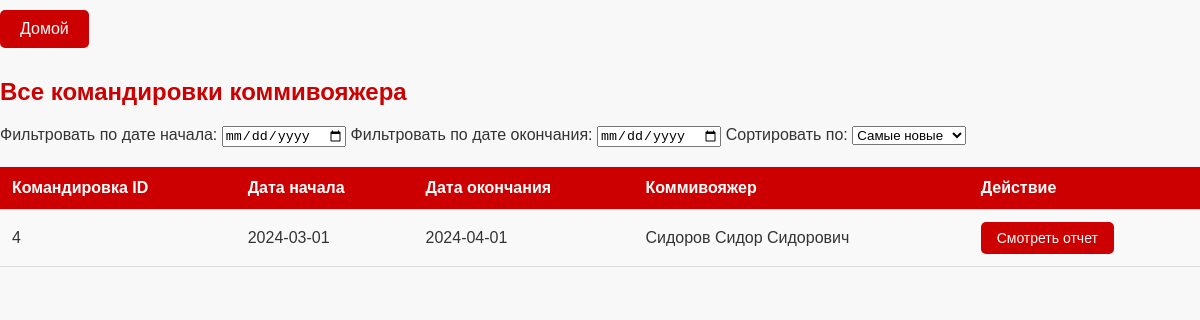
The page /project_salesmen/php/all_reports.php?commissioner_id=3 (signed in) on the database its author committed.
### tables this page shows
CREATE TABLE IF NOT EXISTS business_trips (
    id INT AUTO_INCREMENT PRIMARY KEY,
    commissioner_id INT NOT NULL,
    start_date DATE NOT NULL,
    end_date DATE NOT NULL,
    FOREIGN KEY (commissioner_id) REFERENCES commissioners(id)
);

CREATE TABLE IF NOT EXISTS commissioners (
    id INT AUTO_INCREMENT PRIMARY KEY,
    full_name VARCHAR(255) NOT NULL,
    address VARCHAR(255),
    phone VARCHAR(15) NOT NULL
);

### project_salesmen/php/get_commissioner_data.php (called while the page is built, shortened)
<?php
$commissioner_id = $_GET['commissioner_id'] ?? null;

### project_salesmen/php/all_reports.php (the view, shortened to what this page needs)
<?php
$commissioner_id = isset($_GET['commissioner_id']) ? (int)$_GET['commissioner_id'] : 0;
if ($commissioner_id > 0) {
    require_once 'connection.php';
    $stmt = $pdo->prepare("SELECT bt.id, bt.start_date, bt.end_date, c.full_name FROM business_trips bt JOIN commissioners c ON bt.commissioner_id = c.id WHERE bt.commissioner_id = :commissioner_id");
    $stmt->execute(['commissioner_id' => $commissioner_id]);
    $trips = $stmt->fetchAll(PDO::FETCH_ASSOC);
}
?>
<?php
require_once 'get_commissioner_data.php';
?>
<!DOCTYPE html>
<html lang="ru">
<head>
    <link rel="stylesheet" href="../css/commissioner_style.css">
</head>
<body>
    <a href="full_commissioner.php?commissioner_id=<?php echo $commissioner_id; ?>" class="home-button">Домой</a>
    <h2>Все командировки коммивояжера</h2>
    <div class="filter-sort">
        <label for="start-date-filter">Фильтровать по дате начала:</label>
        <input type="date" id="start-date-filter" name="start-date-filter" onchange="filterTable()">
        <label for="end-date-filter">Фильтровать по дате окончания:</label>
        <input type="date" id="end-date-filter" name="end-date-filter" onchange="filterTable()">
        <label for="sort-by">Сортировать по:</label>
        <select id="sort-by" onchange="sortTable()">
            <option value="start_date_desc">Самые новые</option>
        </select>
    </div>
    <table>
        <thead>
            <tr>
                <th>Командировка ID</th>
                <th>Дата начала</th>
                <th>Дата окончания</th>
                <th>Коммивояжер</th>
                <th>Действие</th>
            </tr>
        </thead>
        <tbody>
            <?php foreach ($trips as $trip): ?>
                <tr>
                    <td><?php echo htmlspecialchars($trip['id']); ?></td>
                    <td><?php echo htmlspecialchars($trip['start_date']); ?></td>
                    <td><?php echo htmlspecialchars($trip['end_date']); ?></td>
                    <td><?php echo htmlspecialchars($trip['full_name']); ?></td>
                    <td><button onclick="openReportModal(<?php echo $trip['id']; ?>)">Смотреть отчет</button></td>
                </tr>
            <?php endforeach; ?>
        </tbody>
    </table>
</body>
</html>

### project_salesmen/css/commissioner_style.css (style rules this page uses)
body { font-family: Arial, sans-serif; background-color: #f8f8f8; color: #333; margin: 0; padding: 0; }
a { color: #cc0000; text-decoration: none; }
h2, h3 { color: #cc0000; font-size: 24px; margin-bottom: 20px; }
.home-button { display: inline-block; padding: 10px 20px; background-color: #cc0000; color: white; text-align: center; border-radius: 5px; margin: 10px 0; font-size: 16px; }
table { width: 100%; border-collapse: collapse; margin-top: 20px; }
th, td { padding: 12px; text-align: left; border-bottom: 1px solid #ddd; }
th { background-color: #cc0000; color: white; }
td { background-color: #f9f9f9; }
button { padding: 8px 16px; background-color: #cc0000; color: white; border: none; border-radius: 5px; cursor: pointer; font-size: 14px; }

### rows shown on the page
business_trips: id "4", start_date "2024-03-01", end_date "2024-04-01", commissioner.full_name "Сидоров Сидор Сидорович"
